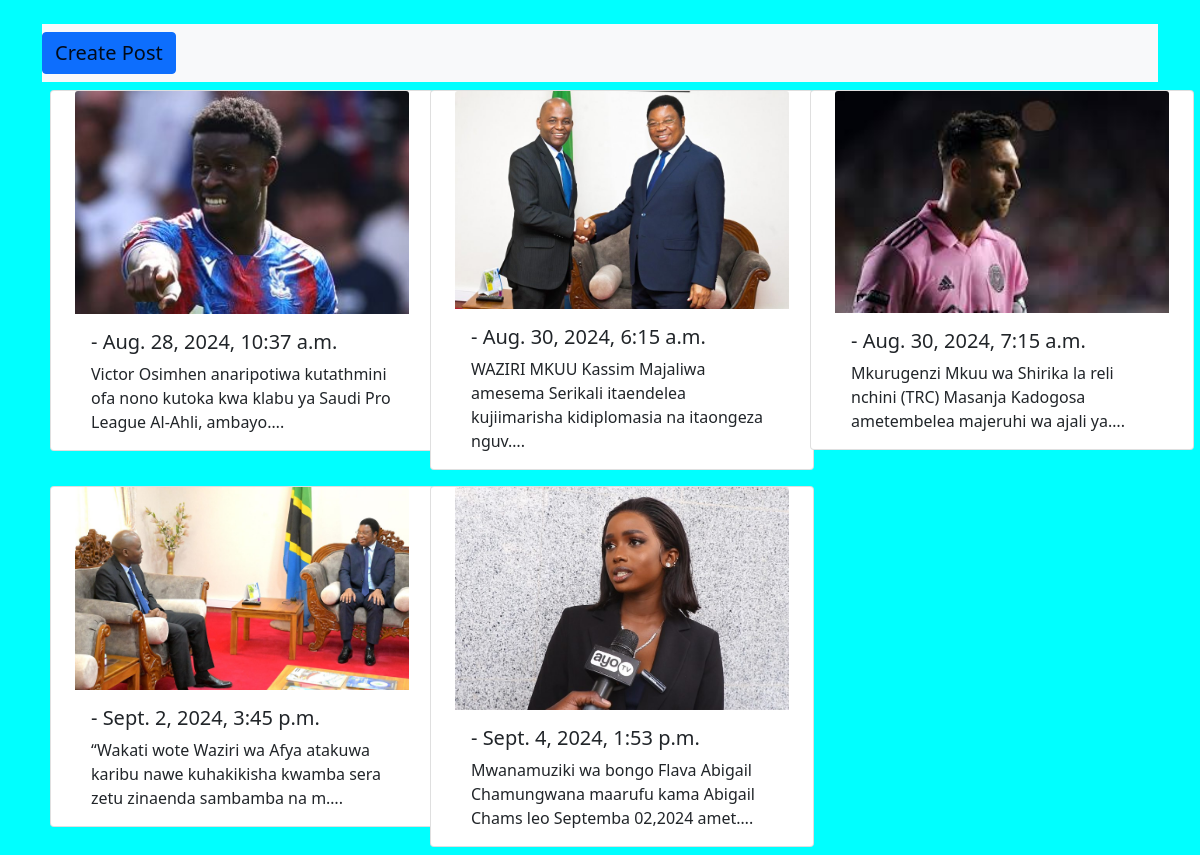
Before: / with the older database file.
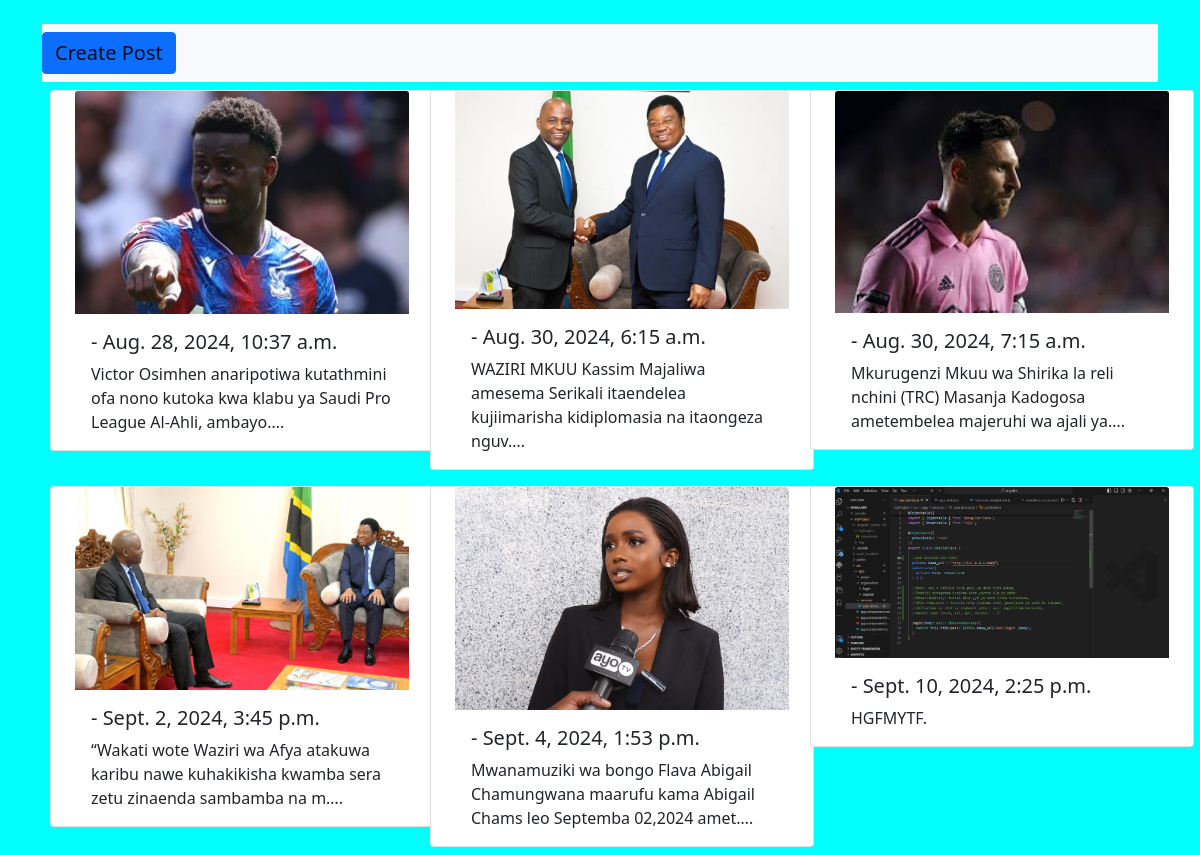
After: the same page with the newer database file.
### feed/models.py (models this page shows, shortened)
class Feed(models.Model):
    author = models.ForeignKey(User, on_delete=models.CASCADE)
    text = models.TextField()
    created_at = models.DateTimeField(auto_now_add=True)
    image = models.ImageField(upload_to="posts/")

### feed/views.py (the view)
# urls.py: path("", Home.as_view(), name="home"),
class Home(ListView):
    model = Feed
    template_name = "index.html"

### feed/templates/index.html
{% extends "base.html" %}
{% block navigation %}
<a class="navbar-brand btn btn-primary" href="{% url "create_post" %}"> Create Post</a>
{% endblock navigation %}
  {% block main %}
        <div class="row">
          {% for object in object_list %}
            <div class="col-md-4">
              <div class="card mx-2 my-2 px-4" style="width: 24rem;">
                  <a href="{% url "post_detail" object.id %}"><img src="{{ object.image.url }}" class="card-img-top" alt="post-image"></a>
                  <div class="card-body">
                      <h5 class="card-title">{{ object.author.first_name }} {{ object.author.last_name }} - {{ object.created_at }}</h5>
                      <p class="card-text">{{ object.text|truncatechars:100}}.</p>
                  </div>
              </div>
            </div>
          {% endfor %}
        </div>
  {% endblock main %}

### feed/templates/base.html (shortened to what this page needs)
{%load static %}
<!doctype html>
<html lang="en">
  <head>
    <link href="https://cdn.jsdelivr.net/npm/bootstrap@5.0.2/dist/css/bootstrap.min.css" rel="stylesheet">
    <link  rel="stylesheet" , href="{% static 'main.css' %}">
  </head>
  <body>
    <div class="container mt-4">
      <nav class="navbar navbar-light bg-light">
          {% block navigation %}{% endblock navigation %}
      </nav>
      {% block main %}{% endblock main %}
    </div>
  </body>
</html>

### feed/static/main.css (style rules this page uses)
body { background-color: aqua; }

Changed rows visible on the page:
added Feed: image (picture), created_at "Sept. 10, 2024, 2:25 p.m.", text "HGFMYTF"
